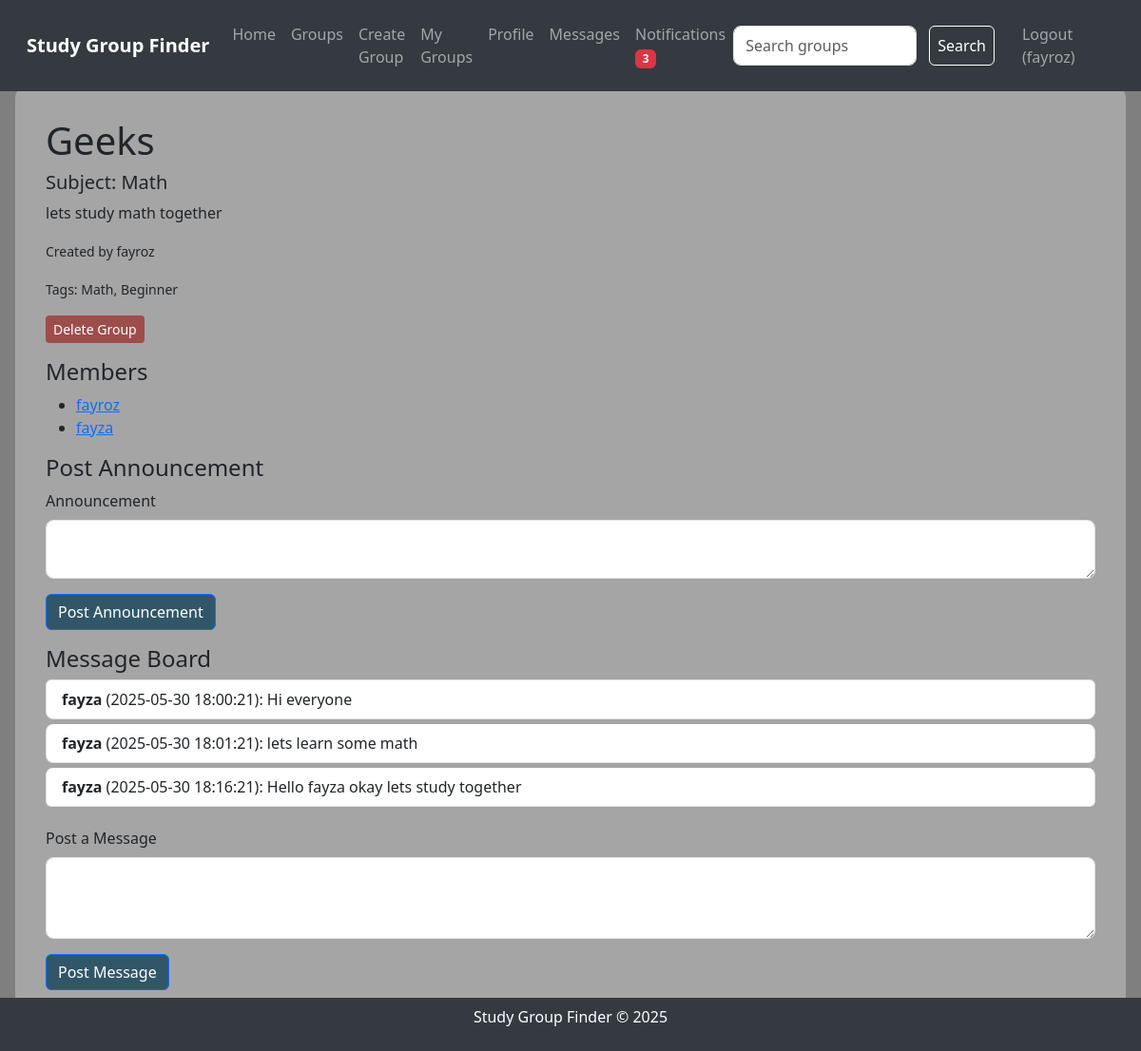
Before: /group/1 (signed in) with the older database file.
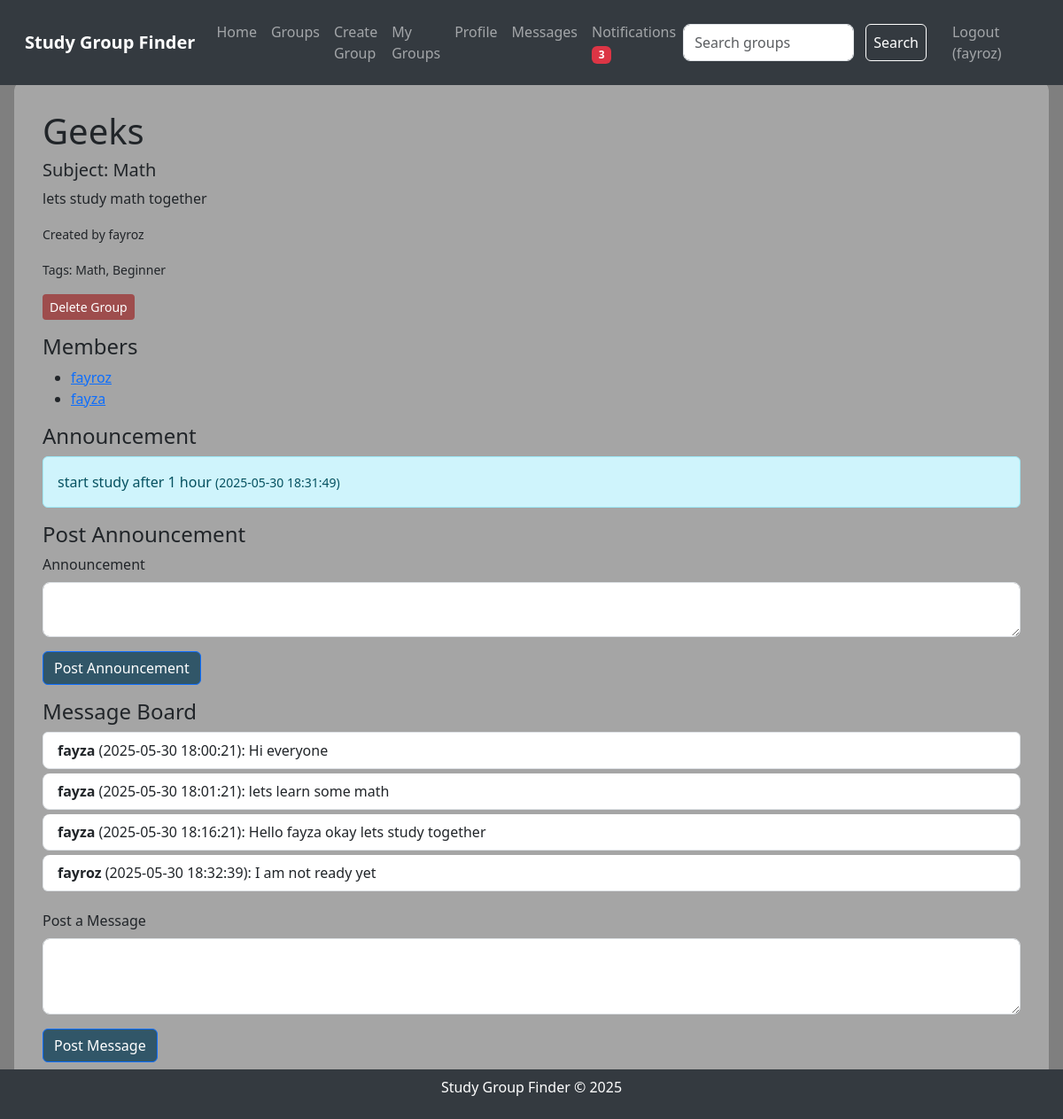
After: the same page with the newer database file.
### tables this page shows
CREATE TABLE tags
                 (id INTEGER PRIMARY KEY AUTOINCREMENT,
                  name TEXT NOT NULL UNIQUE);

CREATE TABLE users
                 (id INTEGER PRIMARY KEY AUTOINCREMENT,
                  username TEXT UNIQUE NOT NULL,
                  password TEXT NOT NULL,
                  bio TEXT,
                  interests TEXT);

CREATE TABLE messages
                 (id INTEGER PRIMARY KEY AUTOINCREMENT,
                  group_id INTEGER,
                  user_id INTEGER,
                  content TEXT NOT NULL,
                  timestamp DATETIME DEFAULT CURRENT_TIMESTAMP,
                  FOREIGN KEY (group_id) REFERENCES groups(id),
                  FOREIGN KEY (user_id) REFERENCES users(id));

CREATE TABLE announcements
                 (id INTEGER PRIMARY KEY AUTOINCREMENT,
                  group_id INTEGER,
                  content TEXT NOT NULL,
                  timestamp DATETIME DEFAULT CURRENT_TIMESTAMP,
                  FOREIGN KEY (group_id) REFERENCES groups(id));

### app.py (the view, shortened to what this page needs)
@app.route('/group/<int:group_id>', methods=['GET', 'POST'])
def group_details(group_id):
    if 'user_id' not in session:
        flash('Please log in to view group details.', 'danger')
        return redirect(url_for('login'))
    conn = sqlite3.connect('study_groups.db')
    c = conn.cursor()
    c.execute("SELECT * FROM group_members WHERE user_id = ? AND group_id = ?",
              (session['user_id'], group_id))
    is_member = c.fetchone()
    if not is_member:
        flash('You must join this group to view details or post messages.', 'danger')
        conn.close()
        return redirect(url_for('groups'))
    c.execute("SELECT groups.id, groups.name, groups.subject, groups.description, users.username "
              "FROM groups JOIN users ON groups.creator_id = users.id "
              "WHERE groups.id = ?", (group_id,))
    group = c.fetchone()
    if not group:
        flash('Group not found.', 'danger')
        conn.close()
        return redirect(url_for('groups'))
    c.execute("SELECT users.username FROM users JOIN group_members ON users.id = group_members.user_id "
              "WHERE group_members.group_id = ?", (group_id,))
    members = c.fetchall()
    c.execute("SELECT tags.name FROM tags JOIN group_tags ON tags.id = group_tags.tag_id "
              "WHERE group_tags.group_id = ?", (group_id,))
    tags = c.fetchall()
    c.execute("SELECT content, timestamp FROM announcements WHERE group_id = ? ORDER BY timestamp DESC LIMIT 1", (group_id,))
    announcement = c.fetchone()
    c.execute("SELECT messages.content, users.username, messages.timestamp "
              "FROM messages JOIN users ON messages.user_id = users.id "
              "WHERE messages.group_id = ? ORDER BY messages.timestamp", (group_id,))
    messages = c.fetchall()
    c.execute("UPDATE notifications SET read = TRUE WHERE user_id = ? AND group_id = ?",
              (session['user_id'], group_id))
    try:
        c.execute("SELECT COUNT(*) FROM notifications WHERE user_id = ? AND read = FALSE",
                  (session['user_id'],))
        notification_count = c.fetchone()[0]
    except sqlite3.OperationalError:
        init_db()
        notification_count = 0
    conn.close()
    return render_template('group.html', group=group, members=members, messages=messages, tags=tags, announcement=announcement, notification_count=notification_count)

### app.py (called while the page is built)
@app.after_request
def add_header(response):
    response.headers["Cache-Control"] = "no-cache, no-store, must-revalidate"
    response.headers["Pragma"] = "no-cache"
    response.headers["Expires"] = "0"
    return response

@app.after_request
def add_header(response):
    response.headers["Cache-Control"] = "no-cache, no-store, must-revalidate"
    response.headers["Pragma"] = "no-cache"
    response.headers["Expires"] = "0"
    return response

### templates/group.html (shortened to what this page needs)
{% extends "layout.html" %}
{% block content %}
    <div class="page-content">
        <h1>{{ group[1] }}</h1>
        <h5>Subject: {{ group[2] }}</h5>
        <p>{{ group[3] }}</p>
        <p><small>Created by {{ group[4] }}</small></p>
        <p><small>Tags:
            {% for tag in tags %}
                {{ tag[0] }}{% if not loop.last %}, {% endif %}
            {% endfor %}
        </small></p>
        {% if session.username == group[4] %}
            <a href="{{ url_for('delete_group', group_id=group[0]) }}" class="btn btn-danger btn-sm mb-3" onclick="return confirm('Are you sure you want to delete this group?')">Delete Group</a>
        {% else %}
            <a href="{{ url_for('leave_group', group_id=group[0]) }}" class="btn btn-warning btn-sm mb-3" onclick="return confirm('Are you sure you want to leave this group?')">Leave Group</a>
        {% endif %}
        <h4>Members</h4>
        <ul>
            {% for member in members %}
                <li><a href="{{ url_for('view_profile', username=member[0]) }}">{{ member[0] }}</a></li>
            {% endfor %}
        </ul>
        {% if announcement %}
            <h4>Announcement</h4>
            <div class="alert alert-info">
                {{ announcement[0] }} <small>({{ announcement[1] }})</small>
            </div>
        {% endif %}
        {% if session.username == group[4] %}
            <h4>Post Announcement</h4>
            <form method="post" action="{{ url_for('post_announcement', group_id=group[0]) }}" class="mb-3">
                <div class="mb-3">
                    <label for="announcement" class="form-label">Announcement</label>
                    <textarea class="form-control" id="announcement" name="announcement" rows="2" required></textarea>
                </div>
                <button type="submit" class="btn btn-primary">Post Announcement</button>
            </form>
        {% endif %}
        <h4>Message Board</h4>
        {% if messages %}
            <ul class="list-group">
                {% for message in messages %}
                    <li class="list-group-item">
                        <strong>{{ message[1] }}</strong> ({{ message[2] }}): {{ message[0] }}
                    </li>
                {% endfor %}
            </ul>
        {% else %}
            <p>No messages yet. Be the first to post!</p>
        {% endif %}
        <form method="post" class="mt-3">
            <div class="mb-3">
                <label for="content" class="form-label">Post a Message</label>
                <textarea class="form-control" id="content" name="content" rows="3" required></textarea>
            </div>
            <button type="submit" class="btn btn-primary">Post Message</button>
        </form>
    </div>
{% endblock %}

### templates/layout.html (shortened to what this page needs)
<!DOCTYPE html>
<html lang="en">
<head>
    <link href="https://cdn.jsdelivr.net/npm/bootstrap@5.3.0/dist/css/bootstrap.min.css" rel="stylesheet">
    <link rel="stylesheet" href="{{ url_for('static', filename='styles.css') }}">
</head>
<body>
    <nav class="navbar navbar-expand-lg navbar-dark">
        <div class="container-fluid">
            <a class="navbar-brand" href="{{ url_for('index') }}">Study Group Finder</a>
            <div class="collapse navbar-collapse" id="navbarNav">
                <ul class="navbar-nav me-auto">
                    <li class="nav-item">
                        <a class="nav-link" href="{{ url_for('index') }}">Home</a>
                    </li>
                    <li class="nav-item">
                        <a class="nav-link" href="{{ url_for('groups') }}">Groups</a>
                    </li>
                    {% if session.user_id %}
                        <li class="nav-item">
                            <a class="nav-link" href="{{ url_for('create_group') }}">Create Group</a>
                        </li>
                        <li class="nav-item">
                            <a class="nav-link" href="{{ url_for('my_groups') }}">My Groups</a>
                        </li>
                        <li class="nav-item">
                            <a class="nav-link" href="{{ url_for('profile') }}">Profile</a>
                        </li>
                        <li class="nav-item">
                            <a class="nav-link" href="{{ url_for('messages') }}">Messages</a>
                        </li>
                        <li class="nav-item">
                            <a class="nav-link" href="{{ url_for('notifications') }}">
                                Notifications
                                {% if notification_count > 0 %}
                                    <span class="badge bg-danger">{{ notification_count }}</span>
                                {% endif %}
                            </a>
                        </li>
                    {% endif %}
                </ul>
                <form class="d-flex" action="{{ url_for('search_groups') }}" method="post">
                    <input class="form-control me-2" type="search" placeholder="Search groups" aria-label="Search" name="search_query">
                    <button class="btn btn-outline-light" type="submit">Search</button>
                </form>
                <ul class="navbar-nav ms-3">
                    {% if session.user_id %}
                        <li class="nav-item">
                            <a class="nav-link" href="{{ url_for('logout') }}">Logout ({{ session.username }})</a>
                        </li>
                    {% endif %}
                </ul>
            </div>
        </div>
    </nav>
    <div class="content-wrapper">
        {% block content %}{% endblock %}
    </div>
    <footer class="footer">
        <p>Study Group Finder © 2025</p>
    </footer>
</body>
</html>

Changed rows visible on the page:
added announcements: content "start study after 1 hour", timestamp "2025-05-30 18:31:49"
added messages: username "fayroz", timestamp "2025-05-30 18:32:39", content "I am not ready yet"
Other visible differences:
text now shown: "Announcement ( )"
